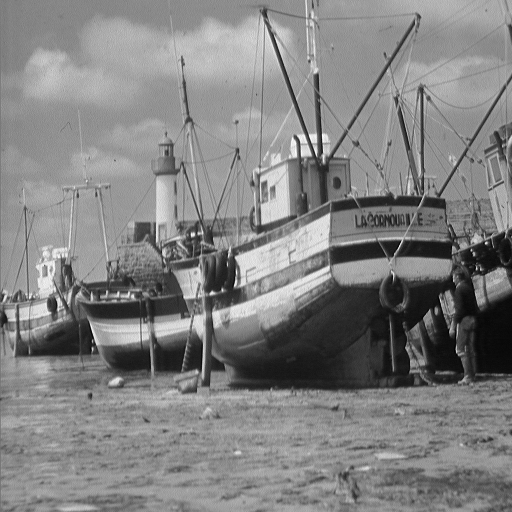
#> input picture 01. Image Enhancement/01. image Enhancement Exp 1./boat.512.tiff, 512 x 512 px, given in place of eye.jpg, which was not available
$ python high_boost_filtering.py
#> lines starting #> are read from the running program, lines starting #| are printed output that depends on the picture; pictures that were not available may be replaced by others from this repository, and a replacement may not be noted
# program to enhance the image using  High-boost filtering.

import cv2
import numpy as np
from matplotlib import pyplot as plt

image = cv2.imread("eye.jpg", cv2.COLOR_BGR2GRAY)
#> image is the input picture: shape (512, 512); min 0, max 255, mean 129.7
cv2.imshow("Input", image)

kernel_i = np.array([[-1, -1, -1],
                   [-1,  8, -1],
                   [-1, -1, -1]])
#High Pass Kernel 5x5
kernel_ii = np.array([[-1, -1, -1, -1, -1],
                   [-1,  1,  2,  1, -1],
                   [-1,  2,  4,  2, -1],
                   [-1,  1,  2,  1, -1],
                   [-1, -1, -1, -1, -1]])

# Note
# High Pass Filters can also be obtained by subtracting a low pass filtered image
# from original image
# Using a LPF like Gaussian Filter
# image_hpf = image - gauss_mask

image_hpf_i = cv2.filter2D(image, -1, kernel_i)
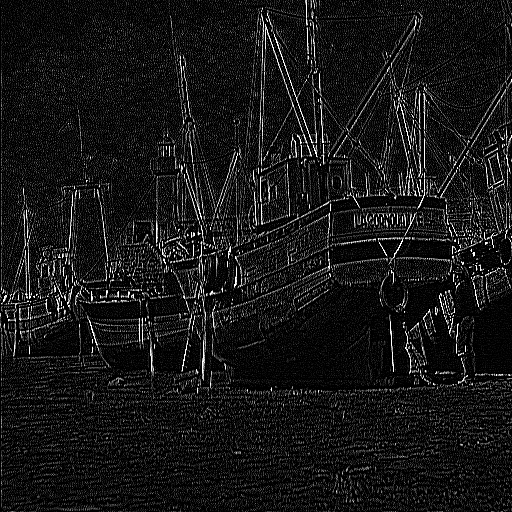
#> image_hpf_i: shape (512, 512); min 0, max 255, mean 22.7
image_hpf_ii = cv2.filter2D(image, -1, kernel_ii)
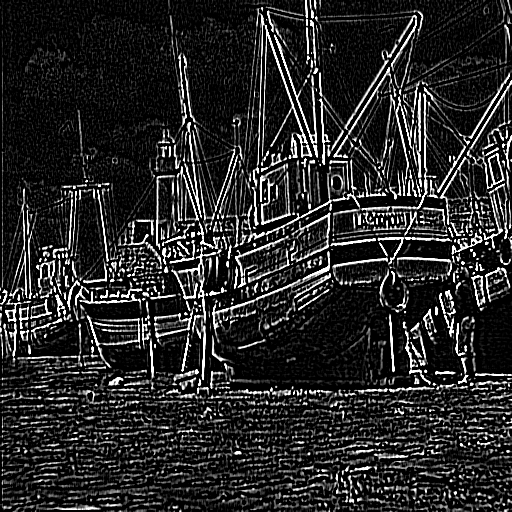
#> image_hpf_ii: shape (512, 512); min 0, max 255, mean 40.2

cv2.imshow("Output : High Pass Filter 3x3", image_hpf_i)
cv2.imshow("Output : High Pass Filter 5x5", image_hpf_ii)


cv2.imwrite("/home/sanu/Admin/M.Tech/Lab/Sanu Python Prgm Cycle III/02. high_boost_filtering/Output:HPF_3x3.png",image_hpf_i)
cv2.imwrite("/home/sanu/Admin/M.Tech/Lab/Sanu Python Prgm Cycle III/02. high_boost_filtering/Output_5x5.png",image_hpf_ii)
cv2.imwrite("/home/sanu/Admin/M.Tech/Lab/Sanu Python Prgm Cycle III/02. high_boost_filtering/Input:eye.png",image)
cv2.waitKey(0)
